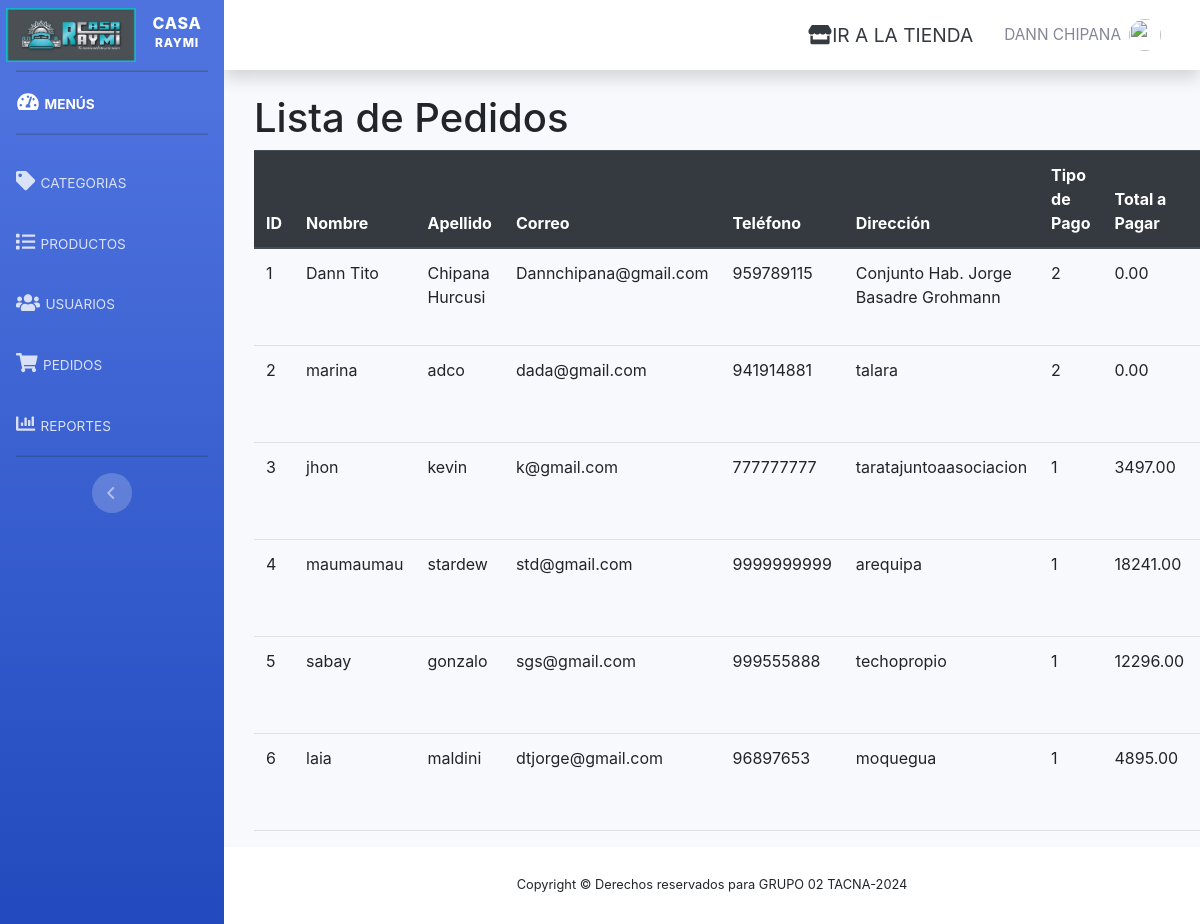
/admin/pedidos.php (signed in), run on the app's committed database.
### tables this page shows
CREATE TABLE `pedidos` (
  `id_pedido` int(11) NOT NULL,
  `nombre` varchar(100) NOT NULL,
  `apellido` varchar(100) NOT NULL,
  `correo_electronico` varchar(150) NOT NULL,
  `telefono` varchar(20) NOT NULL,
  `direccion` text NOT NULL,
  `tipo_pago` int(11) NOT NULL,
  `total_pagar` decimal(10,2) NOT NULL,
  `fecha_pedido` timestamp NOT NULL DEFAULT current_timestamp(),
  `estado` varchar(255) DEFAULT NULL
);

### admin/pedidos.php (the view, shortened to what this page needs)
<?php
require_once "../config/conexion.php";
$query = "SELECT id_pedido, nombre, apellido, correo_electronico, telefono, direccion,
                 tipo_pago, total_pagar, fecha_pedido, estado
          FROM pedidos";
$result = mysqli_query($conexion, $query);
if ($result instanceof mysqli_result) {
    $pedidos = mysqli_fetch_all($result, MYSQLI_ASSOC);
} else {
    die("Error en la consulta: " . mysqli_error($conexion));
}
include("includes/header.php");
?>
<!DOCTYPE html>
<html lang="en">
<head>
    <link rel="stylesheet" href="assets/css/styles.css">
    <link rel="stylesheet" href="assets/css/estilos.css">
    <link rel="stylesheet" href="https://maxcdn.bootstrapcdn.com/bootstrap/4.5.2/css/bootstrap.min.css">
</head>
<body>
    <div class="container mt-4">
        <h1>Lista de Pedidos</h1>
        <table class="table table-hover">
            <thead class="thead-dark">
                <tr>
                    <th>ID</th>
                    <th>Nombre</th>
                    <th>Apellido</th>
                    <th>Correo</th>
                    <th>Teléfono</th>
                    <th>Dirección</th>
                    <th>Tipo de Pago</th>
                    <th>Total a Pagar</th>
                    <th>Fecha</th>
                </tr>
            </thead>
            <tbody>
                <?php foreach ($pedidos as $pedido) { ?>
                    <tr>
                        <td><?php echo $pedido['id_pedido']; ?></td>
                        <td><?php echo $pedido['nombre']; ?></td>
                        <td><?php echo $pedido['apellido']; ?></td>
                        <td><?php echo $pedido['correo_electronico']; ?></td>
                        <td><?php echo $pedido['telefono']; ?></td>
                        <td><?php echo $pedido['direccion']; ?></td>
                        <td><?php echo $pedido['tipo_pago']; ?></td>
                        <td><?php echo $pedido['total_pagar']; ?></td>
                        <td><?php echo $pedido['fecha_pedido']; ?></td>
                    </tr>
                <?php } ?>
            </tbody>
        </table>
    </div>
</body>
</html>
<?php include("includes/footer.php"); ?>

### data on the page
pedidos: id_pedido "1", nombre "Dann Tito", apellido "Chipana Hurcusi", correo_electronico "Dannchipana@gmail.com", telefono "959789115", direccion "Conjunto Hab. Jorge Basadre Grohmann", tipo_pago "2", total_pagar "0.00"
pedidos: id_pedido "2", nombre "marina", apellido "adco", correo_electronico "dada@gmail.com", telefono "941914881", direccion "talara", tipo_pago "2", total_pagar "0.00"
pedidos: id_pedido "3", nombre "jhon", apellido "kevin", correo_electronico "k@gmail.com", telefono "777777777", direccion "taratajuntoaasociacion", tipo_pago "1", total_pagar "3497.00"
pedidos: id_pedido "4", nombre "maumaumau", apellido "stardew", correo_electronico "std@gmail.com", telefono "9999999999", direccion "arequipa", tipo_pago "1", total_pagar "18241.00"
pedidos: id_pedido "5", nombre "sabay", apellido "gonzalo", correo_electronico "sgs@gmail.com", telefono "999555888", direccion "techopropio", tipo_pago "1", total_pagar "12296.00"
pedidos: id_pedido "6", nombre "laia", apellido "maldini", correo_electronico "dtjorge@gmail.com", telefono "96897653", direccion "moquegua", tipo_pago "1", total_pagar "4895.00"

### other printed values
$_SESSION['nombre'] "DANN CHIPANA"
